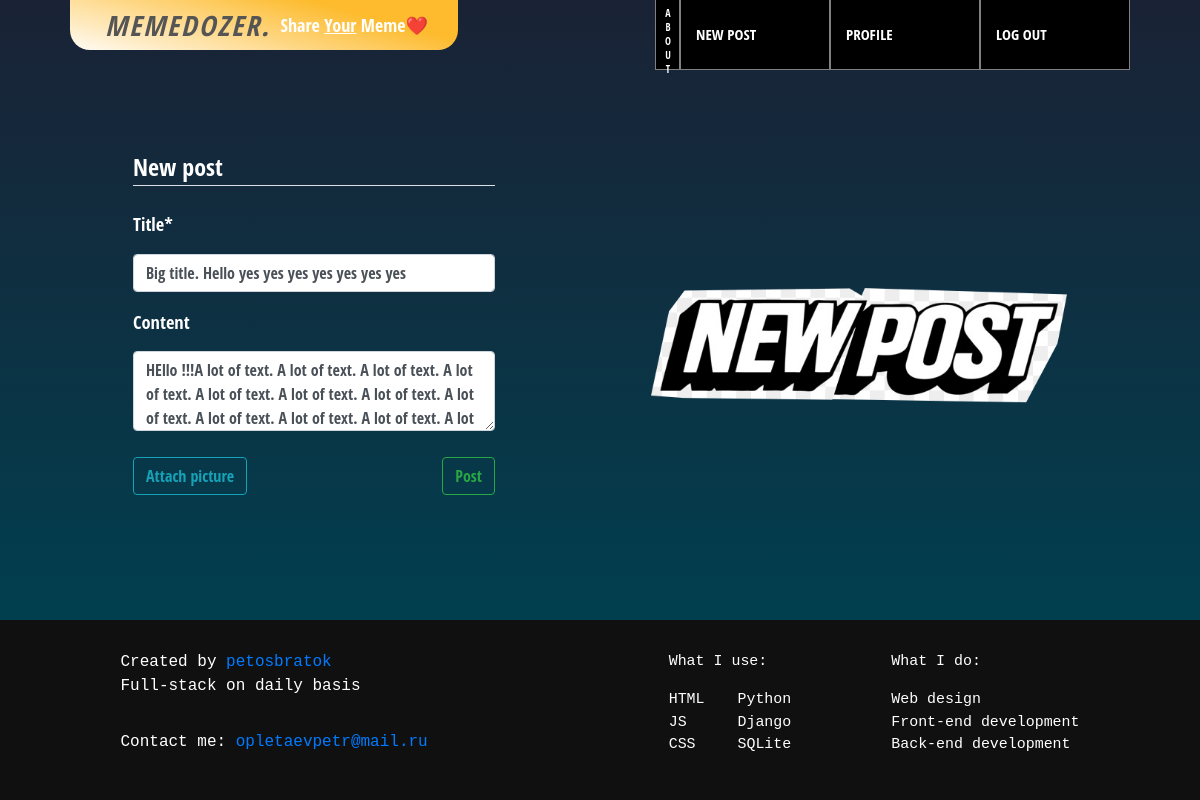
/post/89/update (signed in), run on an earlier commit of the app's database.
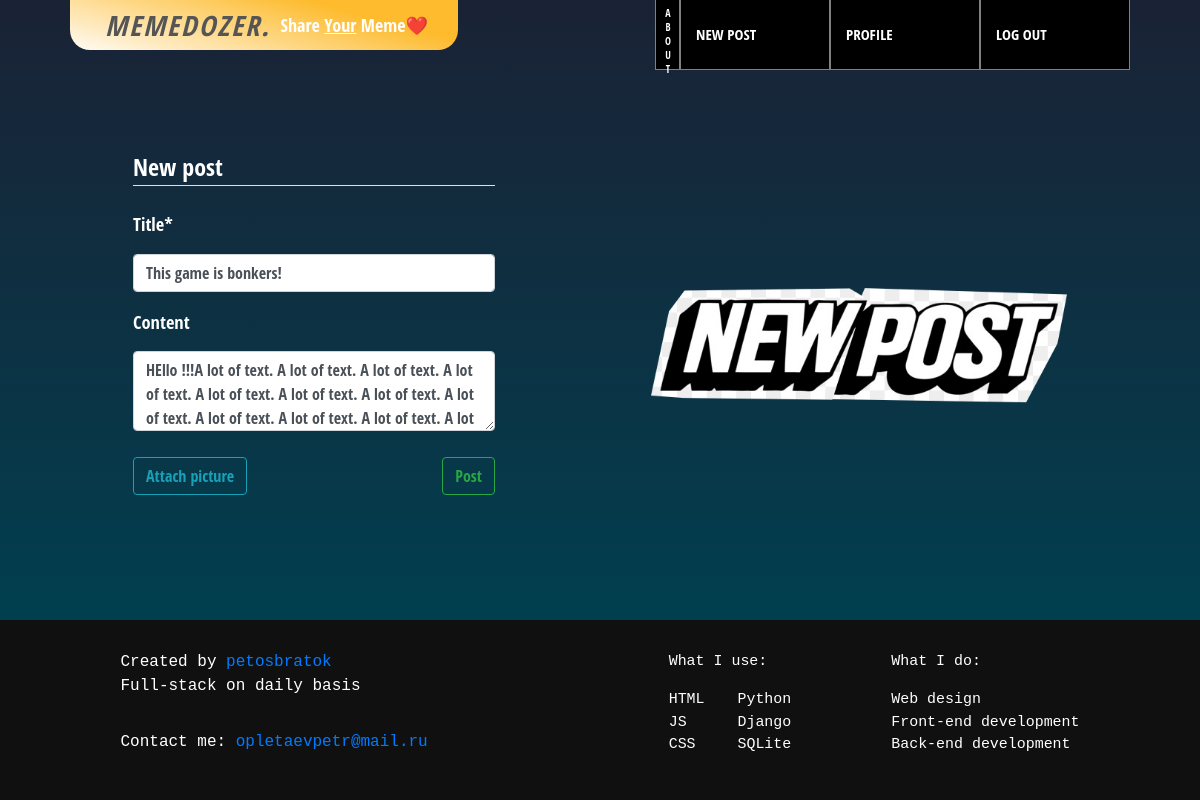
And on a later commit of the database.
### blog/models.py (models this page shows, shortened)
class Post(models.Model):
    title = models.CharField(max_length=100)
    content = models.TextField(blank=True)
    date_posted = models.DateTimeField(default=timezone.now)
    author = models.ForeignKey(User, on_delete=models.CASCADE)
    post_pic = models.ImageField(null=True, blank=True,upload_to='post_pics')
    likes = models.ManyToManyField(User, related_name="blog_posts")

### blog/views.py (the view, shortened to what this page needs)
# urls.py: path('post/<int:pk>/update', PostUpdateView.as_view(), name='post-update'),
class PostUpdateView(LoginRequiredMixin, UserPassesTestMixin, UpdateView):
    model = Post
    fields = ['title', 'content', 'post_pic']
    def test_func(self):
        post = self.get_object()
        return True if self.request.user == post.author else False

### blog/templates/blog/post_form.html (shortened to what this page needs)
{% extends "blog/base.html" %}
{% load crispy_forms_tags %}
{% load static %}
{% block links %}
<link rel="stylesheet" type="text/css" href="{% static 'blog/post_create.css' %}">
<link rel="stylesheet" type="text/css" href="{% static 'blog/post-form-media.css' %}">
{% endblock links %}
{% block content %}
  <div class="content-section">
      <form method="post" enctype="multipart/form-data">
          <fieldset class="form-group">
              <legend class="border-bottom mb-4">New post</legend>
              {{ form.title|as_crispy_field }}
              {{ form.content|as_crispy_field }}
              <div class="button-container">
                <label for="id_post_pic" class="btn btn-outline-info">
                  Attach picture
                </label>
                <div class="form-group">
                  <button class="btn btn-outline-success" type="sumbit">Post</button>
                </div>
              </div>
          </fieldset>
      </form>
      <div class="img-container">
        <img src="/media/other_media/new_post.png" id="output">
      </div>
  </div>
{% endblock content %}

What changed in the data, as far as the page shows it:
changed Post: title "Big title. Hello yes yes yes yes yes yes yes" → "This game is bonkers!"
